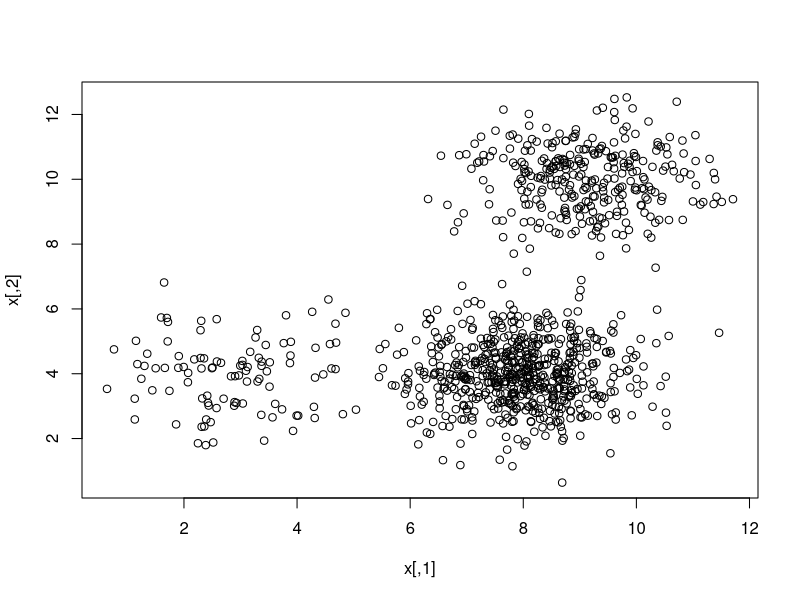
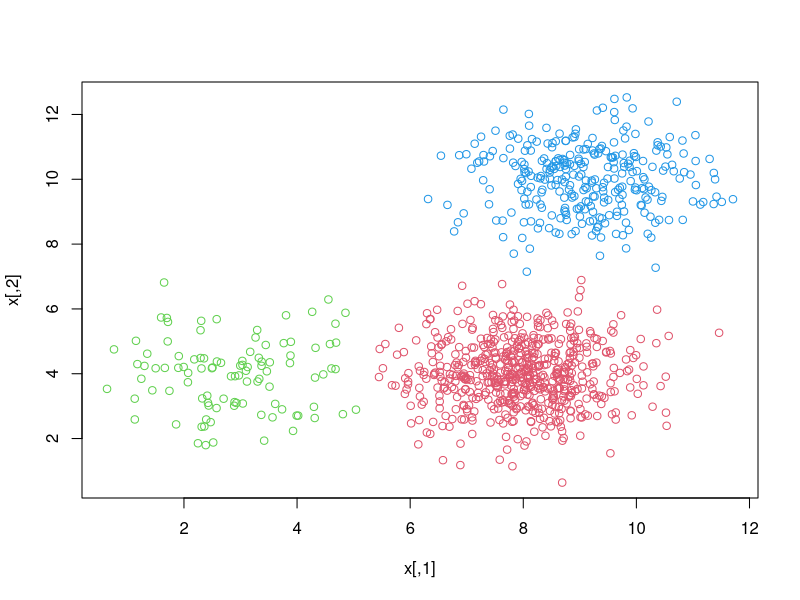

Source code (R) for these figures, in order:
##
## Title: Implementación del Algorimo EM para la resolución del problema de
##        las K-Medias.
##
## Author: Sergio García Prado
##
## Date: Noviembre de 2018
##
## Notas: Se ha elegido fijar la dimensionalidad en 2 para poder hacer
##        representaciones gráficas de manera sencilla. Sin embargo,
##        es posible hacer probar el funcionamiento en más dimensiones
##        variando dichos parámetros.
##

rm(list = ls())

library(magrittr)
library(mvtnorm)


# Número de Dimensiones.
d <- 2

# Número de Observaciones.
n <- 1000

# Número de Mixturas.
k <- 3

# Proporción de las mixturas.
p <- c(0.1, 0.6, 0.3)  # por simplicidad sum(p) = 1

# Parámetros para la generación de la muestra.
theta <- matrix(c(3,  4,
                  8,  4,
                  9, 10),
                k, d, byrow = TRUE)

# Muestra.
x <- sapply(1:k, function(i){
      rmvnorm(n * p[i], theta[i, ])
  }) %>%
  { do.call(rbind, .) }

# Diagrama de Dispersión de la muestra.
plot(x)


OptimizeTheta <- function(x) {
  # Búsqueda del punto cerntral de los datos de entrada.
  colMeans(x)
}


CalculateB <- function(x, theta) {
  # Indica para qué mixtura se maximiza la verosimilitud perfil en cada
  # observación.
  apply(x, 1, function(obs) {
    sapply(1:nrow(theta), function(i) {
      - sqrt(sum((obs - theta[i,]) ^ 2))
    }) %>%
    which.max()
  })
}


RandomTheta<- function(x, k, d) {
  # Generación de k puntos aleatoriamente en el rango de los datos.
  # Se utiliza como puntos de partida para resolver el problema de
  # las K-Medias.

  means <- (1:d) %>%
    sapply(function(i) {
      sort(runif(k, min = min(x[, i]), max = max(x[, i])))
    })

  return(means)
}


OptimizeKMeansEM <- function(x, k, d) {
  # Calcula los estimadores máximos verosímiles mediante el Algorimo EM.

  theta <- RandomTheta(x, k, d)
  b <- CalculateB(x, theta)
  b.old <- rep(0, n)

  i <- 0
  while (any(b != b.old)) {
    # Fijamos criterio de convergencia en la estabilización de etiquetas de la mixtura.
    # Ya que cuando esta se estabiliza, los EMV de theta no variarán.

    i <- i + 1
    theta <- (1:k) %>%
      sapply(function(j) {
        OptimizeTheta(x[b == j, ])
      }) %>%
      t()

    b.old <- b
    b <- CalculateB(x, theta)
  }

  p <- (1:k) %>%
   sapply(function(i) {
     mean(b == i)
   })

  result <- list(theta = theta,
                 group = b,
                 steps = i,
                 ratios = p)
  return(result)
}

# Buscamos los EMVs.
# Nota: Este método puede llamarse de manera iterativa, para conseguir
#       distintas soluciones y después promediar los resultados. Sin embargo,
#       en los casos de prueba ha bastado con una única iteración para
#       encontrar el óptimo por lo que se ha decidido no implementar.
(opt.em <- OptimizeKMeansEM(x, k, d))

# Diagrama de la muestra con las categorías obtenidas por el EMV asignadas.
plot(x, col = opt.em$group + 1)
